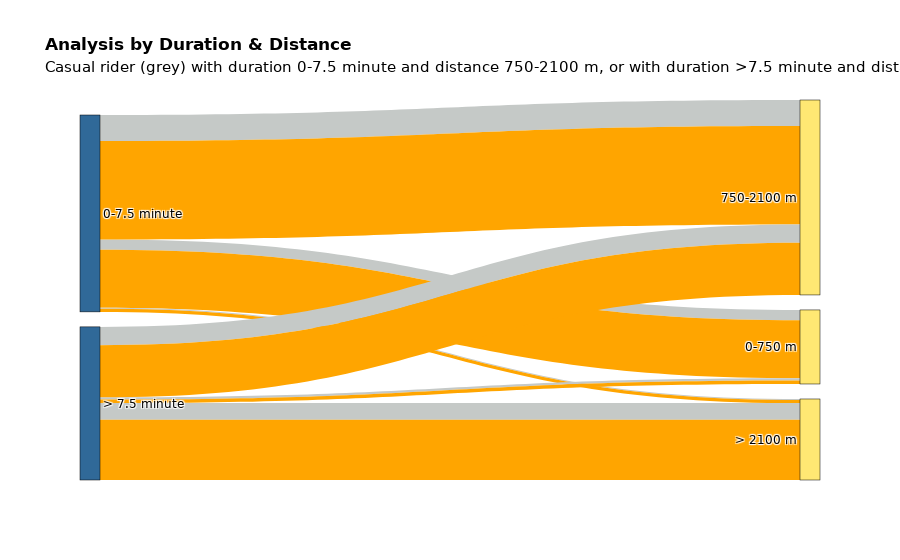

Notebook code for this chart:
### Code cell
# set the data
df3 = df.query('(@Q1_duration - 1.5 * @IQR_duration) <= duration <= (@Q3_duration + 1.5 * @IQR_duration)')
df3 = df3.query('(@Q1_distance - 1.5 * @IQR_distance) <= distance <= (@Q3_distance + 1.5 * @IQR_distance)')

df3 = df3.groupby(['class_duration', 'class_distance', 'member_casual'])\
    .agg({'member_casual': 'count'}).rename(columns={'member_casual':'count'}).reset_index()

def convert_color(x):
    if x != 'casual':
        return '#FFA500'
    else:
        return '#C5C9C7'
        
df3 = df3.assign(color=df3.member_casual.apply(lambda x: convert_color(x)))

# build sankey diagram
cat_cols = ['class_duration', 'class_distance']

colorPalette = ['#306998','#FFE873']
labelList = []
colorNumList = []
for catCol in cat_cols:
    labelListTemp =  list(set(df[catCol].values))
    colorNumList.append(len(labelListTemp))
    labelList = labelList + labelListTemp
    
labelList = list(dict.fromkeys(labelList))

colorList = []
for idx, colorNum in enumerate(colorNumList):
    colorList = colorList + [colorPalette[idx]]*colorNum
    
for i in range(len(cat_cols)-1):
    if i==0:
        sourceTargetDf = df3[[cat_cols[i], cat_cols[i+1], 'count', 'color']]
        sourceTargetDf.columns = ['source', 'target', 'count', 'colors']
    else:
        tempDf = df3[[cat_cols[i], cat_cols[i+1], 'count', 'color']]
        tempDf.columns = ['source', 'target', 'count', 'colors']
        sourceTargetDf = pd.concat([sourceTargetDf, tempDf])
    sourceTargetDf = sourceTargetDf.groupby(['source', 'target', 'colors']).agg({'count':'sum'}).reset_index()
    
sourceTargetDf['sourceID'] = sourceTargetDf['source'].apply(lambda x: labelList.index(x))
sourceTargetDf['targetID'] = sourceTargetDf['target'].apply(lambda x: labelList.index(x))

data = dict(
    type='sankey',
    node = dict(
      pad = 15,
      thickness = 20,
      line = dict(
        color = "black",
        width = 0.5
      ),
      label = labelList,
      color = colorList,
    ),
    link = dict(
      source = sourceTargetDf['sourceID'],
      target = sourceTargetDf['targetID'],
      value = sourceTargetDf['count'],
      color = sourceTargetDf['colors']
      
    )
  )

def format_title(title, subtitle=None, subtitle_font_size=15):
    title = f'<b>{title}</b>'
    if not subtitle:
        return title
    subtitle = f'<span style="font-size: {subtitle_font_size}px;">{subtitle}</span>'
    return f'{title}<br>{subtitle}'

layout =  dict(
        title = format_title(
            title='Analysis by Duration & Distance',
            subtitle='Casual rider (grey) with duration 0-7.5 minute and distance 750-2100 m, or with duration >7.5 minute and distance 750-2100 m will be a good candidate to be member.'),
        font_family='DejaVu Sans',
        font_color='black',
        legend=dict(
            yanchor="top",
            y=0.99,
            xanchor="left",
            x=0.01)
    )
    
fig = dict(data=[data], layout=layout)
plotly.offline.plot(fig, filename="../reports/figures/sankey")

iplot(fig)

### Figure 1 — Plotly figure (JSON) as saved in the notebook; plotly's stock layout.template omitted (floating-point values rounded to 4 significant figures)
{"data": [{"link": {"color": ["#C5C9C7", "#FFA500", "#C5C9C7", "#FFA500", "#C5C9C7", "#FFA500", "#C5C9C7", "#FFA500", "#C5C9C7", "#FFA500", "#C5C9C7", "#FFA500"], "source": [0, 0, 0, 0, 0, 0, 1, 1, 1, 1, 1, 1], "target": [4, 4, 2, 2, 3, 3, 4, 4, 2, 2, 3, 3], "value": [15869, 90283, 40390, 153084, 1617, 4806, 3361, 5579, 28603, 80976, 25690, 93826]}, "node": {"color": ["#306998", "#306998", "#FFE873", "#FFE873", "#FFE873"], "label": ["0-7.5 minute", "> 7.5 minute", "750-2100 m", "> 2100 m", "0-750 m"], "line": {"color": "black", "width": 0.5}, "pad": 15, "thickness": 20}, "type": "sankey"}], "layout": {"font": {"color": "black", "family": "DejaVu Sans"}, "legend": {"x": 0.01, "xanchor": "left", "y": 0.99, "yanchor": "top"}, "title": {"text": "<b>Analysis by Duration & Distance</b><br><span style=\"font-size: 15px;\">Casual rider (grey) with duration 0-7.5 minute and distance 750-2100 m, or with duration >7.5 minute and distance 750-2100 m will be a good candidate to be member.</span>"}}}
